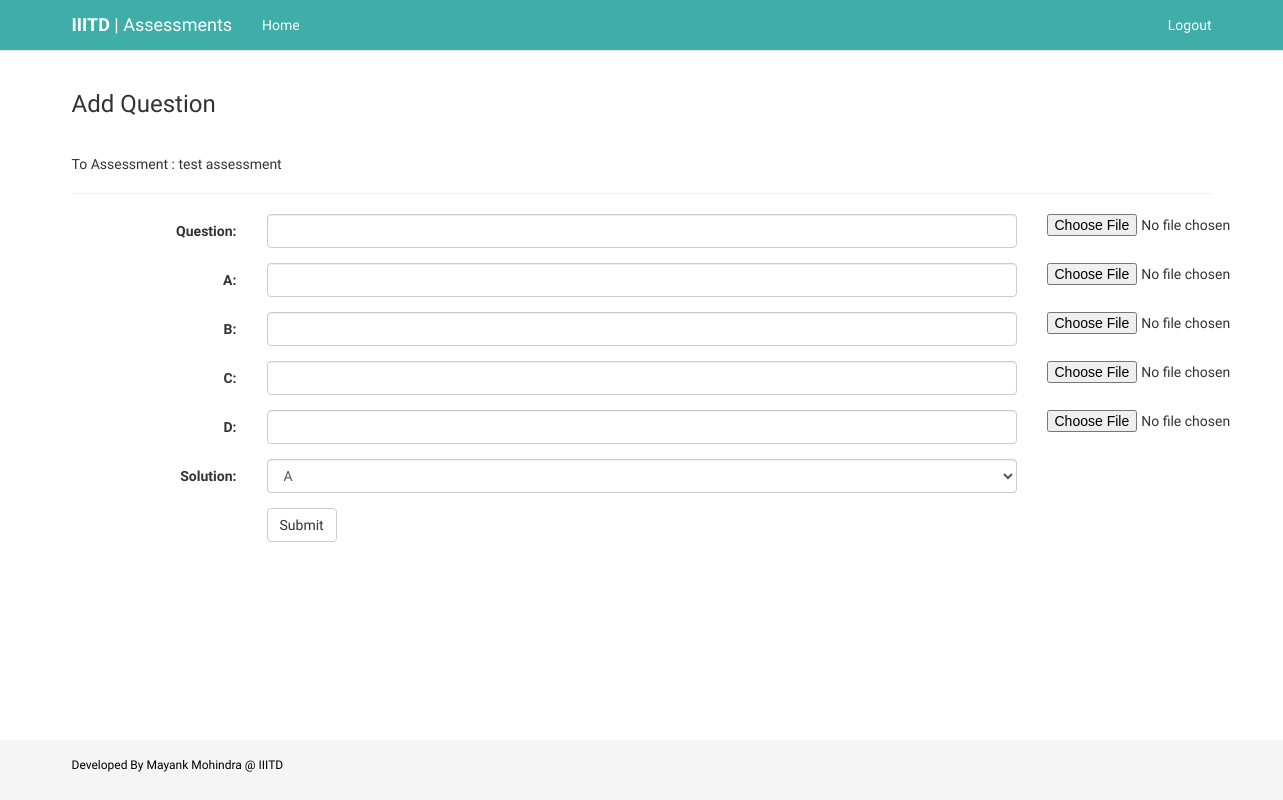
The app's page /create_question/1/ (signed in), older data.
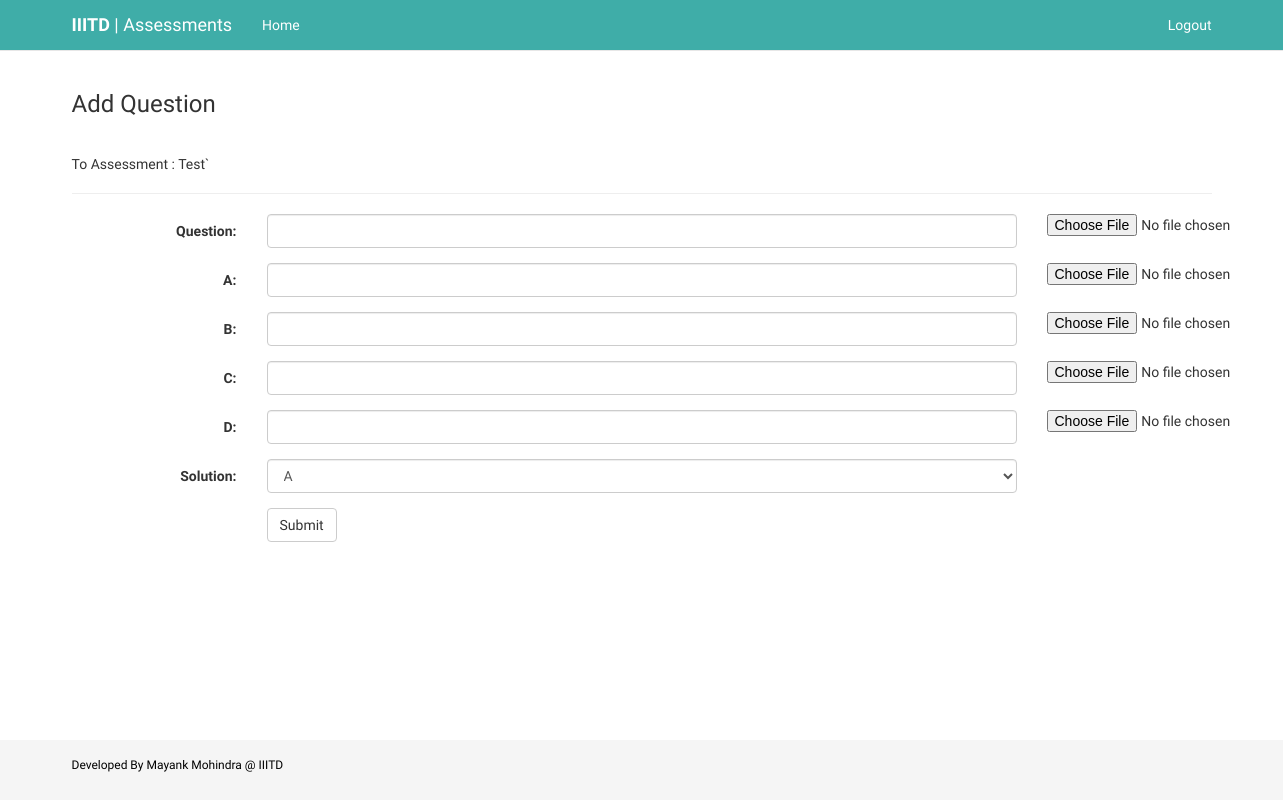
The same page, newer data.
### quiz/models.py (models this page shows, shortened)
class Assessment(models.Model):
	name=models.CharField(max_length=250, blank=False)
	date=models.DateTimeField(blank=False)
	max_marks=models.IntegerField(null=False)
	no_of_questions=models.IntegerField(null=False)
	duration=models.IntegerField(null=False)
	description=models.CharField(max_length=2000, blank=True)

### quiz/views.py (the view, shortened to what this page needs)
# urls.py: url(r'^create_question/(?P<assessment_no>\d+)/$',views.createQuestion, name='createQuestion'),
@staff_member_required
def createQuestion(request, assessment_no):
	assessment=get_object_or_404(Assessment, pk=assessment_no)
	context={
		'assessment': assessment,
	}
	return render(request, 'quiz/question.html', context)

### quiz/templates/quiz/question.html (shortened to what this page needs)
{% extends 'quiz/base.html' %}
{% load staticfiles %}
{% block body %}
<div class="container">
	<h3>Add Question</h3><br>
	<h5>To Assessment : {{assessment.name}}</h5>
	<hr>
	<form class="form-horizontal" method="POST" action=""  enctype="multipart/form-data">
		<div class="form-group">
			<label class="control-label col-sm-2">Question:</label>
			<div class="col-sm-8">
				<input type="text" class="form-control" id="question" name="question" required>
			</div>
			<div class="col-sm-2">
				<input name="question_image" type="file">
			</div>
		</div>
		<div class="form-group">
			<label class="control-label col-sm-2">A:</label>
			<div class="col-sm-8">
				<input type="text" class="form-control" id="option_a" name="option_a" required>
			</div>
			<div class="col-sm-2">
				<input name="option_a_image" type="file">
			</div>
		</div>
		<div class="form-group">
			<label class="control-label col-sm-2">B:</label>
			<div class="col-sm-8">
				<input type="text" class="form-control" id="option_b" name="option_b" required>
			</div>
			<div class="col-sm-2">
				<input name="option_b_image" type="file">
			</div>
		</div>
		<div class="form-group">
			<label class="control-label col-sm-2">C:</label>
			<div class="col-sm-8">
				<input type="text" class="form-control" id="option_c" name="option_c" required>
			</div>
			<div class="col-sm-2">
				<input name="option_c_image" type="file">
			</div>
		</div>
		<div class="form-group">
			<label class="control-label col-sm-2">D:</label>
			<div class="col-sm-8">
				<input type="text" class="form-control" id="option_d" name="option_d" required>
			</div>
			<div class="col-sm-2">
				<input name="option_d_image" type="file">
			</div>
		</div>
		<div class="form-group">
			<label class="control-label col-sm-2">Solution:</label>
			<div class="col-sm-8">
				<select class="form-control" id="solution" name="solution">
					<option>A</option>
				</select>
			</div>
		</div>
		<div class="form-group">
			<div class="col-sm-offset-2 col-sm-10">
				<button type="submit" class="btn btn-default">Submit</button>
			</div>
		</div>
	</form>
	<br><br>
</div>
{% endblock %}

Row changes from the older to the newer data that the page shows:
changed Assessment: name "test assessment" → "Test`"
